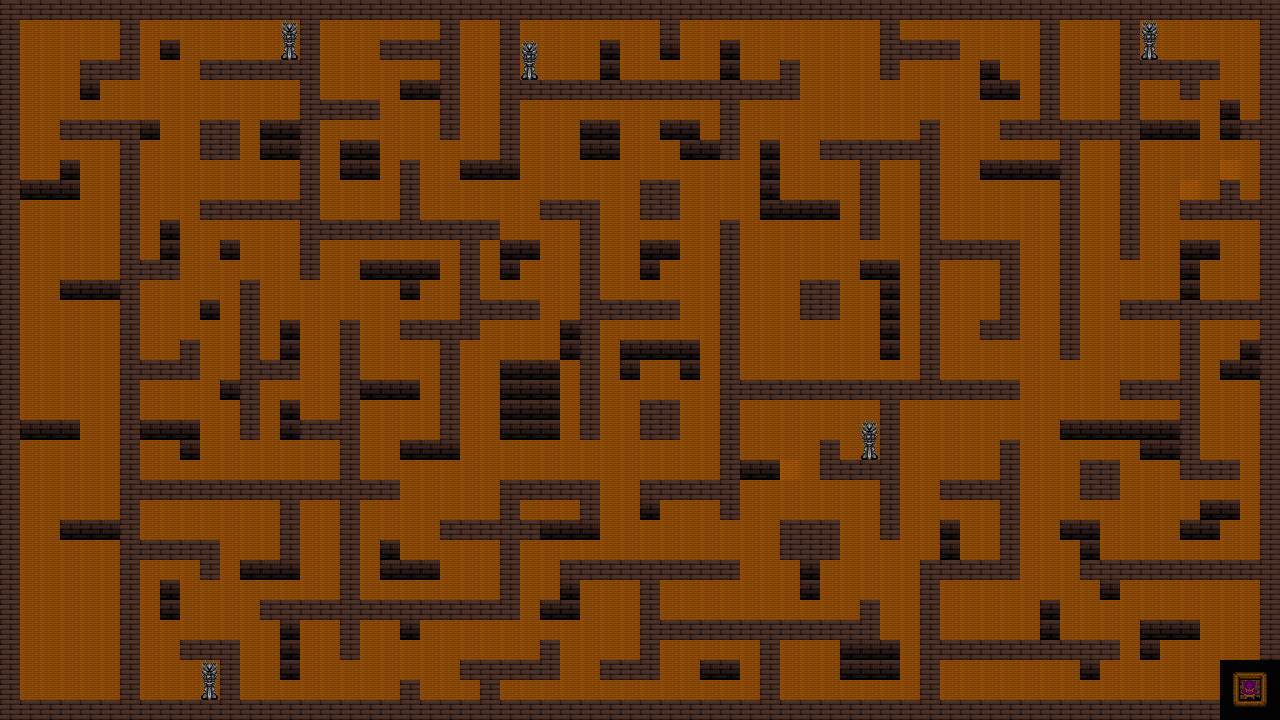

Tiled map render using the project's own tile images. Description and the map definition, with tile-layer contents summarised, below:
An orthogonal 64x36 tile map with 20x20 px tiles, 4 tile layers (background, walls, statue, table) and 202 objects (96x collision, 76x mur_piege, 22x invisible, 5x statue, point d'apparition, ...).

<map version="1.10" tiledversion="1.10.2" orientation="orthogonal" renderorder="right-down" width="64" height="36" tilewidth="20" tileheight="20" infinite="0" nextlayerid="7" nextobjectid="249">
 <tileset firstgid="1" source="viking.tsx" />
 <layer id="1" name="background" width="64" height="36" opacity="0.9">
  <data>[2304 cells, 2304 non-empty, 2 distinct tile ids]</data>
 </layer>
 <layer id="3" name="walls" width="64" height="36">
  <data>[2304 cells, 2268 non-empty, 6 distinct tile ids]</data>
 </layer>
 <layer id="4" name="statue" width="64" height="36">
  <data>[2304 cells, 10 non-empty, 2 distinct tile ids]</data>
 </layer>
 <layer id="5" name="table" width="64" height="36">
  <data>[2304 cells, 9 non-empty, 9 distinct tile ids]</data>
 </layer>
 <objectgroup id="6" name="objects">
  <object id="1" name="point d'apparition" x="68.6667" y="647.333">
   <point />
  </object>
  <object id="3" type="collision" x="0" y="-0.5" width="19.5" height="720" />
  <object id="7" type="collision" x="0" y="-1" width="1282" height="20" />
  <object id="9" type="collision" x="1260.5" y="18.75" width="19" height="683" />
  <object id="10" type="collision" x="1120.25" y="19.25" width="20" height="240" />
  <object id="11" type="collision" x="1040.5" y="19.75" width="19.25" height="101.25" />
  <object id="12" type="collision" x="1000" y="119.75" width="120.25" height="19.75" />
  <object id="13" type="collision" x="1060.5" y="138.75" width="19" height="221.125" />
  <object id="14" type="collision" x="1140" y="60.25" width="79.75" height="19" />
  <object id="15" type="collision" x="1240" y="119" width="20.75" height="21" />
  <object id="16" type="collision" x="1180" y="200.25" width="80.5" height="19.5" />
  <object id="17" type="collision" x="1120.25" y="300.114" width="140.5" height="19.8864" />
  <object id="18" type="collision" x="1180" y="317.157" width="19.875" height="164.937" />
  <object id="19" type="collision" x="1199.25" y="460.25" width="40" height="19.5" />
  <object id="20" type="collision" x="1120" y="380" width="59.5" height="20" />
  <object id="21" type="collision" x="1080.25" y="560.25" width="180.5" height="19.5" />
  <object id="22" type="collision" x="20" y="700" width="1259" height="20" />
  <object id="24" type="collision" x="120" y="120" width="20" height="580" />
  <object id="26" type="collision" x="60" y="120" width="60" height="20" />
  <object id="27" type="collision" x="140" y="260" width="40" height="20" />
  <object id="28" type="collision" x="140" y="360" width="60" height="20" />
  <object id="29" type="collision" x="180" y="340" width="20" height="20" />
  <object id="30" type="collision" x="240" y="280" width="18.875" height="160" />
  <object id="31" type="collision" x="260" y="360" width="40" height="20" />
  <object id="32" type="collision" x="140" y="480" width="260" height="20" />
  <object id="33" type="collision" x="340" y="320" width="20" height="340" />
  <object id="34" type="collision" x="300" y="420" width="40" height="20" />
  <object id="35" type="collision" x="280" y="500" width="20" height="60" />
  <object id="36" type="collision" x="140" y="540" width="80" height="20" />
  <object id="37" type="collision" x="200" y="560" width="20" height="20" />
  <object id="38" type="collision" x="220" y="640" width="20" height="60" />
  <object id="39" type="collision" x="180" y="640" width="40" height="20" />
  <object id="40" type="collision" x="260" y="600" width="260" height="20" />
  <object id="41" type="collision" x="500" y="480" width="20" height="120" />
  <object id="42" type="collision" x="440" y="520" width="60" height="20" />
  <object id="43" type="collision" x="520" y="480" width="80" height="20" />
  <object id="44" type="collision" x="580" y="500" width="20" height="20" />
  <object id="45" type="collision" x="560" y="560" width="180" height="20" />
  <object id="46" type="collision" x="400" y="680" width="20" height="20" />
  <object id="47" type="collision" x="480" y="680" width="20" height="20" />
  <object id="48" type="collision" x="460" y="660" width="99.75" height="20" />
  <object id="49" type="collision" x="600" y="660" width="60" height="20" />
  <object id="50" type="collision" x="640" y="580" width="20" height="80" />
  <object id="51" type="collision" x="660" y="620" width="220" height="20" />
  <object id="52" type="collision" x="860" y="600" width="20" height="20" />
  <object id="53" type="collision" x="760" y="640" width="20" height="60" />
  <object id="54" type="collision" x="920" y="560" width="20" height="140" />
  <object id="55" type="collision" x="940" y="560" width="80" height="20" />
  <object id="56" type="collision" x="1000" y="440" width="20" height="120" />
  <object id="57" type="collision" x="940" y="480" width="60" height="20" />
  <object id="58" type="collision" x="940" y="640" width="180" height="20" />
  <object id="59" type="collision" x="1080" y="460" width="40" height="40" />
  <object id="60" type="collision" x="780" y="520" width="60" height="40" />
  <object id="61" type="collision" x="880" y="400" width="20" height="140" />
  <object id="62" type="collision" x="820" y="460" width="60" height="20" />
  <object id="63" type="collision" x="820" y="440" width="20" height="20" />
  <object id="67" type="collision" x="720" y="220" width="20" height="300" />
  <object id="68" type="collision" x="640" y="480" width="80" height="20" />
  <object id="69" type="collision" x="640" y="400" width="40" height="40" />
  <object id="70" type="collision" x="580" y="220" width="20" height="220" />
  <object id="71" type="collision" x="540" y="200" width="60" height="20" />
  <object id="72" type="collision" x="120" y="20" width="20" height="60" />
  <object id="73" type="collision" x="80" y="60" width="40" height="20" />
  <object id="74" type="collision" x="200" y="120" width="40" height="40" />
  <object id="75" type="collision" x="200" y="60" width="100" height="20" />
  <object id="76" type="collision" x="300" y="20" width="20" height="260" />
  <object id="77" type="collision" x="320" y="100" width="60" height="20" />
  <object id="78" type="collision" x="200" y="200" width="100" height="20" />
  <object id="79" type="collision" x="320" y="220" width="180" height="20" />
  <object id="80" type="collision" x="400" y="160" width="20" height="60" />
  <object id="81" type="collision" x="440" y="20" width="20" height="120" />
  <object id="82" type="collision" x="380" y="40" width="60" height="20" />
  <object id="83" type="collision" x="440" y="320" width="20" height="120" />
  <object id="84" type="collision" x="400" y="320" width="40" height="20" />
  <object id="86" type="collision" x="460" y="240" width="20" height="100" />
  <object id="87" type="collision" x="500" y="20" width="20" height="140" />
  <object id="88" type="collision" x="520" y="80" width="280" height="20" />
  <object id="89" type="collision" x="780" y="60" width="20" height="20" />
  <object id="90" type="collision" x="660" y="20" width="20" height="20" />
  <object id="91" type="collision" x="880" y="20" width="20" height="60" />
  <object id="92" type="collision" x="900" y="40" width="60" height="20" />
  <object id="93" type="collision" x="720" y="100" width="20" height="60" />
  <object id="94" type="collision" x="640" y="180" width="40" height="40" />
  <object id="95" type="collision" x="600" y="300" width="80" height="20" />
  <object id="96" type="collision" x="480" y="300" width="60" height="20" />
  <object id="97" type="collision" x="800" y="280" width="40" height="40" />
  <object id="98" type="collision" x="740" y="380" width="280" height="20" />
  <object id="99" type="collision" x="920" y="120" width="20" height="260" />
  <object id="100" type="collision" x="980" y="320" width="40" height="20" />
  <object id="101" type="collision" x="1000" y="240" width="20" height="80" />
  </objectgroup>
</map>
<!-- 112 of 202 objects omitted -->
